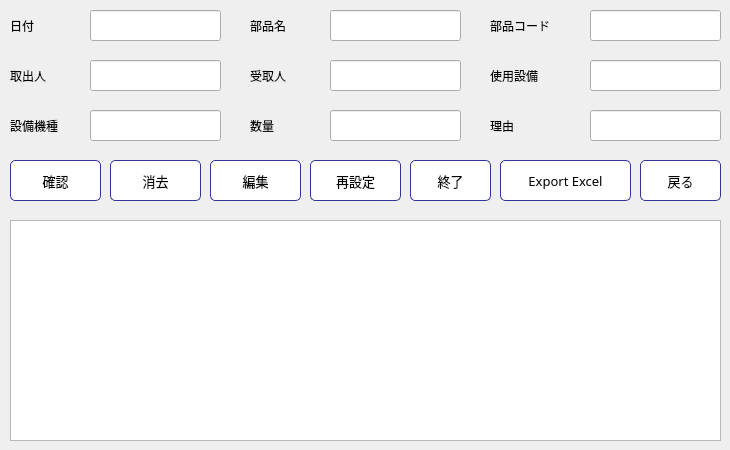
     <widget class="QWidget" name="tab_2">
      <attribute name="title">
       <string>部品輸出</string>
      </attribute>
      <widget class="QLabel" name="label_13">
       <property name="geometry">
        <rect>
         <x>10</x>
         <y>10</y>
         <width>71</width>
         <height>31</height>
        </rect>
       </property>
       <property name="font">
        <font>
         <family>Yu Mincho</family>
        </font>
       </property>
       <property name="text">
        <string>日付</string>
       </property>
      </widget>
      <widget class="QLabel" name="label_14">
       <property name="geometry">
        <rect>
         <x>250</x>
         <y>10</y>
         <width>71</width>
         <height>31</height>
        </rect>
       </property>
       <property name="font">
        <font>
         <family>Yu Mincho</family>
        </font>
       </property>
       <property name="text">
        <string>部品名</string>
       </property>
      </widget>
      <widget class="QLabel" name="label_15">
       <property name="geometry">
        <rect>
         <x>490</x>
         <y>10</y>
         <width>91</width>
         <height>31</height>
        </rect>
       </property>
       <property name="font">
        <font>
         <family>Yu Mincho</family>
        </font>
       </property>
       <property name="text">
        <string>部品コード</string>
       </property>
      </widget>
      <widget class="QLabel" name="label_16">
       <property name="geometry">
        <rect>
         <x>10</x>
         <y>60</y>
         <width>71</width>
         <height>31</height>
        </rect>
       </property>
       <property name="font">
        <font>
         <family>Yu Mincho</family>
        </font>
       </property>
       <property name="text">
        <string>取出人 </string>
       </property>
      </widget>
      <widget class="QLabel" name="label_17">
       <property name="geometry">
        <rect>
         <x>250</x>
         <y>60</y>
         <width>71</width>
         <height>31</height>
        </rect>
       </property>
       <property name="font">
        <font>
         <family>Yu Mincho</family>
        </font>
       </property>
       <property name="text">
        <string>受取人</string>
       </property>
      </widget>
      <widget class="QLabel" name="label_18">
       <property name="geometry">
        <rect>
         <x>490</x>
         <y>60</y>
         <width>91</width>
         <height>31</height>
        </rect>
       </property>
       <property name="font">
        <font>
         <family>Yu Mincho</family>
        </font>
       </property>
       <property name="text">
        <string>使用設備</string>
       </property>
      </widget>
      <widget class="QLabel" name="label_19">
       <property name="geometry">
        <rect>
         <x>10</x>
         <y>110</y>
         <width>71</width>
         <height>31</height>
        </rect>
       </property>
       <property name="font">
        <font>
         <family>Yu Mincho</family>
        </font>
       </property>
       <property name="text">
        <string>設備機種</string>
       </property>
      </widget>
      <widget class="QLabel" name="label_20">
       <property name="geometry">
        <rect>
         <x>250</x>
         <y>110</y>
         <width>71</width>
         <height>31</height>
        </rect>
       </property>
       <property name="font">
        <font>
         <family>Yu Mincho</family>
        </font>
       </property>
       <property name="text">
        <string>数量</string>
       </property>
      </widget>
      <widget class="QLabel" name="label_21">
       <property name="geometry">
        <rect>
         <x>490</x>
         <y>110</y>
         <width>91</width>
         <height>31</height>
        </rect>
       </property>
       <property name="font">
        <font>
         <family>Yu Mincho</family>
        </font>
       </property>
       <property name="text">
        <string>理由</string>
       </property>
      </widget>
      <widget class="QLineEdit" name="DateExportText">
       <property name="geometry">
        <rect>
         <x>90</x>
         <y>10</y>
         <width>131</width>
         <height>31</height>
        </rect>
       </property>
       <property name="font">
        <font>
         <family>Yu Mincho</family>
        </font>
       </property>
      </widget>
      <widget class="QLineEdit" name="SenderText">
       <property name="geometry">
        <rect>
         <x>90</x>
         <y>60</y>
         <width>131</width>
         <height>31</height>
        </rect>
       </property>
       <property name="font">
        <font>
         <family>Yu Mincho</family>
        </font>
       </property>
      </widget>
      <widget class="QLineEdit" name="ReceiverText">
       <property name="geometry">
        <rect>
         <x>330</x>
         <y>60</y>
         <width>131</width>
         <height>31</height>
        </rect>
       </property>
       <property name="font">
        <font>
         <family>Yu Mincho</family>
        </font>
       </property>
      </widget>
      <widget class="QLineEdit" name="UseForEqExportText">
       <property name="geometry">
        <rect>
         <x>590</x>
         <y>60</y>
         <width>131</width>
         <height>31</height>
        </rect>
       </property>
       <property name="font">
        <font>
         <family>Yu Mincho</family>
        </font>
       </property>
      </widget>
      <widget class="QLineEdit" name="ModelEqExportText">
       <property name="geometry">
        <rect>
         <x>90</x>
         <y>110</y>
         <width>131</width>
         <height>31</height>
        </rect>
       </property>
       <property name="font">
        <font>
         <family>Yu Mincho</family>
        </font>
       </property>
      </widget>
      <widget class="QLineEdit" name="QualExportText">
       <property name="geometry">
        <rect>
         <x>330</x>
         <y>110</y>
         <width>131</width>
         <height>31</height>
        </rect>
       </property>
       <property name="font">
        <font>
         <family>Yu Mincho</family>
        </font>
       </property>
      </widget>
      <widget class="QLineEdit" name="WhyExportText">
       <property name="geometry">
        <rect>
         <x>590</x>
         <y>110</y>
         <width>131</width>
         <height>31</height>
        </rect>
       </property>
       <property name="font">
        <font>
         <family>Yu Mincho</family>
        </font>
       </property>
      </widget>
      <widget class="QPushButton" name="ExportButton">
       <property name="geometry">
        <rect>
         <x>10</x>
         <y>160</y>
         <width>91</width>
         <height>41</height>
        </rect>
       </property>
       <property name="font">
        <font>
         <family>Yu Mincho</family>
         <pointsize>10</pointsize>
        </font>
       </property>
       <property name="cursor">
        <cursorShape>PointingHandCursor</cursorShape>
       </property>
       <property name="styleSheet">
        <string notr="true">QPushButton#ExportButton {
color: rgb(0, 0, 0);
background-color: rgb(255, 255, 255);
border-color: #339;
border-style: solid;
border-width: 1px;
border-radius: 5px;
}
QPushButton#ExportButton:pressed {
background-color: qlineargradient(spread:pad, x1:0, y1:0, x2:1, y2:1, stop:0 rgba(56, 108, 168, 255), stop:1 rgba(115, 234, 255, 255));
}
</string>
       </property>
       <property name="text">
        <string>確認</string>
       </property>
       <property name="icon">
        <iconset>
         <activeon>:/img/insert.png</activeon>
        </iconset>
       </property>
       <property name="iconSize">
        <size>
         <width>32</width>
         <height>32</height>
        </size>
       </property>
      </widget>
      <widget class="QPushButton" name="ExitExportButton">
       <property name="geometry">
        <rect>
         <x>410</x>
         <y>160</y>
         <width>81</width>
         <height>41</height>
        </rect>
       </property>
       <property name="font">
        <font>
         <family>Yu Mincho</family>
         <pointsize>10</pointsize>
        </font>
       </property>
       <property name="cursor">
        <cursorShape>PointingHandCursor</cursorShape>
       </property>
       <property name="styleSheet">
        <string notr="true">QPushButton#ExitExportButton {
color: rgb(0, 0, 0);
background-color: rgb(255, 255, 255);
border-color: #339;
border-style: solid;
border-width: 1px;
border-radius: 5px;
}
QPushButton#ExitExportButton:pressed {
background-color: qlineargradient(spread:pad, x1:0, y1:0, x2:1, y2:1, stop:0 rgba(56, 108, 168, 255), stop:1 rgba(115, 234, 255, 255));
}
</string>
       </property>
       <property name="text">
        <string>終了</string>
       </property>
       <property name="icon">
        <iconset>
         <activeon>:/img/exit.png</activeon>
        </iconset>
       </property>
       <property name="iconSize">
        <size>
         <width>32</width>
         <height>32</height>
        </size>
       </property>
      </widget>
      <widget class="QPushButton" name="ResetExportButton">
       <property name="geometry">
        <rect>
         <x>310</x>
         <y>160</y>
         <width>91</width>
         <height>41</height>
        </rect>
       </property>
       <property name="font">
        <font>
         <family>Yu Mincho</family>
         <pointsize>10</pointsize>
        </font>
       </property>
       <property name="cursor">
        <cursorShape>PointingHandCursor</cursorShape>
       </property>
       <property name="styleSheet">
        <string notr="true">QPushButton#ResetExportButton {
color: rgb(0, 0, 0);
background-color: rgb(255, 255, 255);
border-color: #339;
border-style: solid;
border-width: 1px;
border-radius: 5px;
}
QPushButton#ResetExportButton:pressed {
background-color: qlineargradient(spread:pad, x1:0, y1:0, x2:1, y2:1, stop:0 rgba(56, 108, 168, 255), stop:1 rgba(115, 234, 255, 255));
}
</string>
       </property>
       <property name="text">
        <string>再設定</string>
       </property>
       <property name="icon">
        <iconset>
         <activeon>:/img/reset.png</activeon>
        </iconset>
       </property>
       <property name="iconSize">
        <size>
         <width>32</width>
         <height>32</height>
        </size>
       </property>
      </widget>
      <widget class="QPushButton" name="ReturnExportButton">
       <property name="geometry">
        <rect>
         <x>640</x>
         <y>160</y>
         <width>81</width>
         <height>41</height>
        </rect>
       </property>
       <property name="font">
        <font>
         <family>Yu Mincho</family>
         <pointsize>10</pointsize>
        </font>
       </property>
       <property name="cursor">
        <cursorShape>PointingHandCursor</cursorShape>
       </property>
       <property name="styleSheet">
        <string notr="true">QPushButton#ReturnExportButton {
color: rgb(0, 0, 0);
background-color: rgb(255, 255, 255);
border-color: #339;
border-style: solid;
border-width: 1px;
border-radius: 5px;
}
QPushButton#ReturnExportButton:pressed {
background-color: qlineargradient(spread:pad, x1:0, y1:0, x2:1, y2:1, stop:0 rgba(56, 108, 168, 255), stop:1 rgba(115, 234, 255, 255));
}
</string>
       </property>
       <property name="text">
        <string>戻る</string>
       </property>
       <property name="icon">
        <iconset>
         <activeon>:/img/return.png</activeon>
        </iconset>
       </property>
       <property name="iconSize">
        <size>
         <width>32</width>
         <height>32</height>
        </size>
       </property>
      </widget>
      <widget class="QTableView" name="tableViewExport">
       <property name="geometry">
        <rect>
         <x>10</x>
         <y>220</y>
         <width>711</width>
         <height>221</height>
        </rect>
       </property>
       <property name="selectionBehavior">
        <enum>QAbstractItemView::SelectRows</enum>
       </property>
       <property name="gridStyle">
        <enum>Qt::DashLine</enum>
       </property>
      </widget>
      <widget class="QLineEdit" name="PartNameExportText">
       <property name="geometry">
        <rect>
         <x>330</x>
         <y>10</y>
         <width>131</width>
         <height>31</height>
        </rect>
       </property>
       <property name="font">
        <font>
         <family>Yu Mincho</family>
        </font>
       </property>
      </widget>
      <widget class="QLineEdit" name="PartCodeExportText">
       <property name="geometry">
        <rect>
         <x>590</x>
         <y>10</y>
         <width>131</width>
         <height>31</height>
        </rect>
       </property>
       <property name="font">
        <font>
         <family>Yu Mincho</family>
        </font>
       </property>
      </widget>
      <widget class="QPushButton" name="DeleteExport">
       <property name="geometry">
        <rect>
         <x>110</x>
         <y>160</y>
         <width>91</width>
         <height>41</height>
        </rect>
       </property>
       <property name="font">
        <font>
         <family>Yu Mincho</family>
         <pointsize>10</pointsize>
        </font>
       </property>
       <property name="cursor">
        <cursorShape>PointingHandCursor</cursorShape>
       </property>
       <property name="styleSheet">
        <string notr="true">QPushButton#DeleteExport {
color: rgb(0, 0, 0);
background-color: rgb(255, 255, 255);
border-color: #339;
border-style: solid;
border-width: 1px;
border-radius: 5px;
}
QPushButton#DeleteExport:pressed {
background-color: qlineargradient(spread:pad, x1:0, y1:0, x2:1, y2:1, stop:0 rgba(56, 108, 168, 255), stop:1 rgba(115, 234, 255, 255));
}
</string>
       </property>
       <property name="text">
        <string>消去</string>
       </property>
       <property name="icon">
        <iconset>
         <activeon>:/img/delete.png</activeon>
        </iconset>
       </property>
       <property name="iconSize">
        <size>
         <width>32</width>
         <height>32</height>
        </size>
       </property>
      </widget>
      <widget class="QPushButton" name="EditExport">
       <property name="geometry">
        <rect>
         <x>210</x>
         <y>160</y>
         <width>91</width>
         <height>41</height>
        </rect>
       </property>
       <property name="font">
        <font>
         <family>Yu Mincho</family>
         <pointsize>10</pointsize>
        </font>
       </property>
       <property name="cursor">
        <cursorShape>PointingHandCursor</cursorShape>
       </property>
       <property name="styleSheet">
        <string notr="true">QPushButton#EditExport {
color: rgb(0, 0, 0);
background-color: rgb(255, 255, 255);
border-color: #339;
border-style: solid;
border-width: 1px;
border-radius: 5px;
}
QPushButton#EditExport:pressed {
background-color: qlineargradient(spread:pad, x1:0, y1:0, x2:1, y2:1, stop:0 rgba(56, 108, 168, 255), stop:1 rgba(115, 234, 255, 255));
}
</string>
       </property>
       <property name="text">
        <string>編集</string>
       </property>
       <property name="icon">
        <iconset>
         <activeon>:/img/editRecord.png</activeon>
        </iconset>
       </property>
       <property name="iconSize">
        <size>
         <width>32</width>
         <height>32</height>
        </size>
       </property>
      </widget>
      <widget class="QPushButton" name="SaveExcelExportButton">
       <property name="geometry">
        <rect>
         <x>500</x>
         <y>160</y>
         <width>131</width>
         <height>41</height>
        </rect>
       </property>
       <property name="font">
        <font>
         <family>Yu Mincho</family>
         <pointsize>10</pointsize>
        </font>
       </property>
       <property name="cursor">
        <cursorShape>PointingHandCursor</cursorShape>
       </property>
       <property name="styleSheet">
        <string notr="true">QPushButton#SaveExcelExportButton {
color: rgb(0, 0, 0);
background-color: rgb(255, 255, 255);
border-color: #339;
border-style: solid;
border-width: 1px;
border-radius: 5px;
}
QPushButton#SaveExcelExportButton:pressed {
background-color: qlineargradient(spread:pad, x1:0, y1:0, x2:1, y2:1, stop:0 rgba(56, 108, 168, 255), stop:1 rgba(115, 234, 255, 255));
}
</string>
       </property>
       <property name="text">
        <string>Export Excel</string>
       </property>
       <property name="icon">
        <iconset>
         <activeon>:/img/exportExcel.png</activeon>
        </iconset>
       </property>
       <property name="iconSize">
        <size>
         <width>32</width>
         <height>32</height>
        </size>
       </property>
      </widget>
     </widget>
